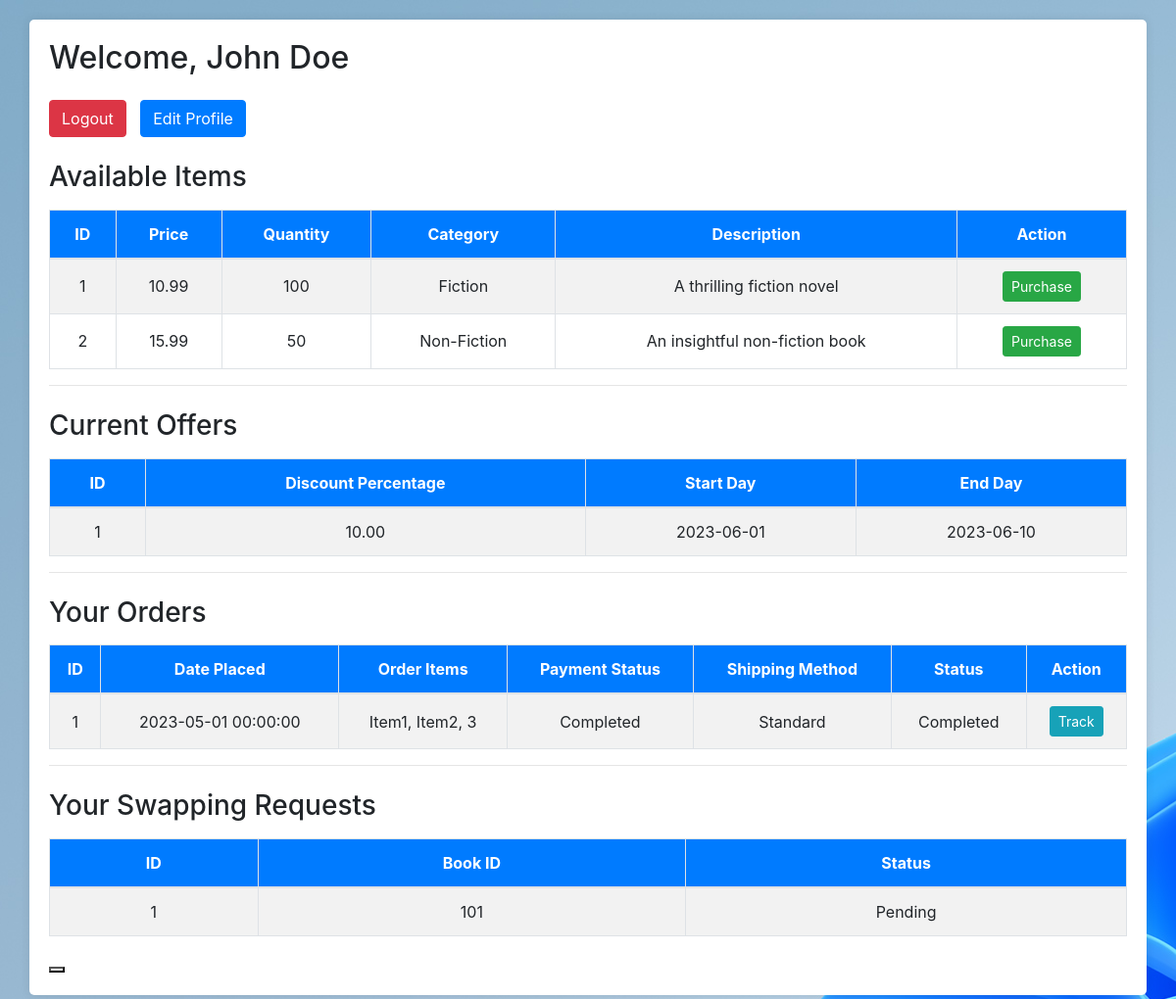
Screenshot of /user_dashboard.php (signed in) with the database file from the repository.
### tables this page shows
CREATE TABLE items (
    id INT AUTO_INCREMENT PRIMARY KEY,
    price DECIMAL(10, 2),
    quantity_available INT,
    category VARCHAR(100),
    description TEXT,
    images JSON
);

CREATE TABLE offers (
    id INT AUTO_INCREMENT PRIMARY KEY,
    discount_percentage DECIMAL(5, 2),
    start_date DATE,
    end_date DATE,
    user_id INT,
    items_id INT,
    FOREIGN KEY (user_id) REFERENCES user(id),
    FOREIGN KEY (items_id) REFERENCES items(id)
);

CREATE TABLE orders (
    id INT AUTO_INCREMENT PRIMARY KEY,
    date_placed TIMESTAMP DEFAULT CURRENT_TIMESTAMP,
    order_items TEXT,
    payment_status ENUM('Pending', 'Completed', 'Failed') DEFAULT 'Pending',
    shipping_method VARCHAR(100),
    user_id INT,
    FOREIGN KEY (user_id) REFERENCES user(id)
);

CREATE TABLE swapping (
    id INT AUTO_INCREMENT PRIMARY KEY,
    user_id INT,
    book_id INT,
    status VARCHAR(50),
    FOREIGN KEY (user_id) REFERENCES user(id)
);

### user_dashboard.php (the view, shortened to what this page needs)
<?php
require 'connection.php';
$user_id = $_SESSION['user_id'];
?>
<!DOCTYPE html>
<html>
<head>
    <link href="https://maxcdn.bootstrapcdn.com/bootstrap/4.0.0/css/bootstrap.min.css" rel="stylesheet">
    <link href="https://cdn.datatables.net/1.11.4/css/dataTables.bootstrap4.min.css" rel="stylesheet">
</head>
<body>
<div class="container">
    <h2 class="mb-4">Welcome, <?php echo htmlspecialchars($_SESSION['user_name']); ?></h2>
    <a href="user_logout.php" class="btn btn-danger btn-custom">Logout</a>
    <a href="edit_profile.php" class="btn btn-primary btn-custom">Edit Profile</a>
    <div class="table-container">
        <h3 class="mt-4 mb-3">Available Items</h3>
        <table id="itemsTable" class="table table-bordered table-striped">
            <thead>
                <tr>
                    <th>ID</th>
                    <th>Price</th>
                    <th>Quantity</th>
                    <th>Category</th>
                    <th>Description</th>
                    <th>Action</th>
                </tr>
            </thead>
            <tbody>
                <?php
                $sql = "SELECT * FROM items";
                $result = $conn->query($sql);
                if ($result->num_rows > 0) {
                    while($row = $result->fetch_assoc()) {
                        echo "<tr>
                            <td>{$row['id']}</td>
                            <td>{$row['price']}</td>
                            <td>{$row['quantity_available']}</td>
                            <td>{$row['category']}</td>
                            <td>{$row['description']}</td>
                            <td><a href='purchase.php?item_id={$row['id']}' class='btn btn-success btn-sm'>Purchase</a></td>
                        </tr>";
                    }
                }
                ?>
            </tbody>
        </table>
    </div>
    <hr>
    <div class="table-container">
        <h3 class="mt-4 mb-3">Current Offers</h3>
        <table id="offersTable" class="table table-bordered table-striped">
            <thead>
                <tr>
                    <th>ID</th>
                    <th>Discount Percentage</th>
                    <th>Start Day</th>
                    <th>End Day</th>
                </tr>
            </thead>
            <tbody>
                <?php
                $sql = "SELECT * FROM offers";
                $result = $conn->query($sql);
                if ($result->num_rows > 0) {
                    while($row = $result->fetch_assoc()) {
                        echo "<tr>
                            <td>{$row['id']}</td>
                            <td>{$row['discount_percentage']}</td>
                            <td>{$row['start_date']}</td>
                            <td>{$row['end_date']}</td>
                        </tr>";
                    }
                }
                ?>
            </tbody>
        </table>
    </div>
    <hr>
    <div class="table-container">
        <h3 class="mt-4 mb-3">Your Orders</h3>
        <table id="ordersTable" class="table table-bordered table-striped">
            <thead>
                <tr>
                    <th>ID</th>
                    <th>Date Placed</th>
                    <th>Order Items</th>
                    <th>Payment Status</th>
                    <th>Shipping Method</th>
                    <th>Status</th>
                    <th>Action</th>
                </tr>
            </thead>
            <tbody>
                <?php
                $sql = "SELECT * FROM orders WHERE user_id = '$user_id'";
                $result = $conn->query($sql);
                if ($result->num_rows > 0) {
                    while($row = $result->fetch_assoc()) {
                        echo "<tr>
                            <td>{$row['id']}</td>
                            <td>{$row['date_placed']}</td>
                            <td>{$row['order_items']}</td>
                            <td>{$row['payment_status']}</td>
                            <td>{$row['shipping_method']}</td>
                            <td>{$row['payment_status']}</td>
                            <td><a href='track_order.php?order_id={$row['id']}' class='btn btn-info btn-sm'>Track</a></td>
                        </tr>";
                    }
                }
                ?>
            </tbody>
        </table>
    </div>
    <hr>
    <div class="table-container">
        <h3 class="mt-4 mb-3">Your Swapping Requests</h3>
        <table id="swappingTable" class="table table-bordered table-striped">
            <thead>
                <tr>
                    <th>ID</th>
                    <th>Book ID</th>
                    <th>Status</th>
                </tr>
            </thead>
            <tbody>
                <?php
                $sql = "SELECT * FROM swapping WHERE user_id = '$user_id'";
                $result = $conn->query($sql);
                if ($result->num_rows > 0) {
                    while($row = $result->fetch_assoc()) {
                        echo "<tr>
                            <td>{$row['id']}</td>
                            <td>{$row['book_id']}</td>
                            <td>{$row['status']}</td>
                        </tr>";
                    }
                }
                ?>
            </tbody>
        </table>
    </div>
    <div><button id="bbb" onclick="del()"></button></div>
</div>
</body>
</html>

### user_dashboard.php (style rules this page uses)
body { background-color: #f8f9fa; padding-top: 20px; padding-bottom: 20px; background-image: url('uploads/img19.jpg'); }
.container { background-color: #fff; padding: 20px; border-radius: 5px; box-shadow: 0 0 10px rgba(0, 0, 0, 0.1); }
.btn-custom { margin-right: 10px; }
.table-container { margin-top: 20px; }
.table thead { background-color: #007bff; color: #fff; }
.table th, .table td { vertical-align: middle; text-align: center; }

### rows the page displays
items: id "1", price "10.99", quantity_available "100", category "Fiction", description "A thrilling fiction novel"
items: id "2", price "15.99", quantity_available "50", category "Non-Fiction", description "An insightful non-fiction book"
offers: id "1", discount_percentage "10.00", start_date "2023-06-01", end_date "2023-06-10"
orders: id "1", date_placed "2023-05-01 00:00:00", order_items "Item1, Item2, 3", payment_status "Completed", shipping_method "Standard"
swapping: id "1", book "101", status "Pending"

### other values shown
$_SESSION['user_name'] "John Doe"
